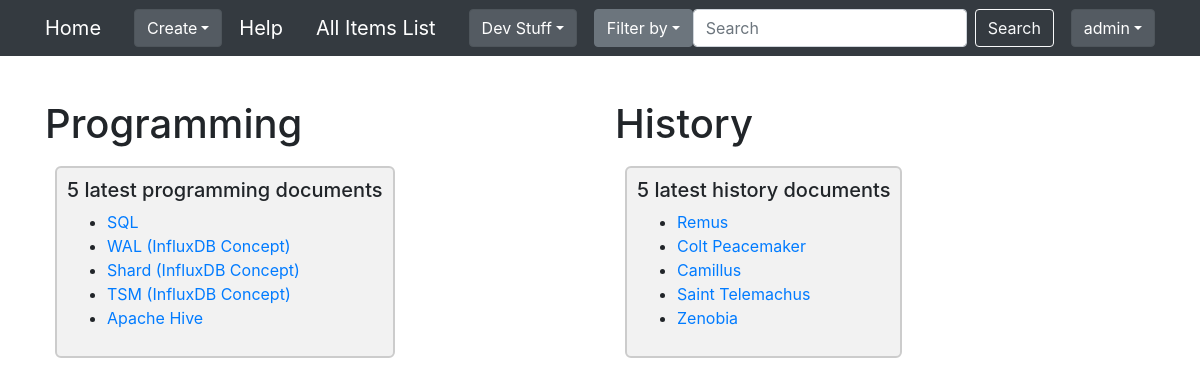
/notesfromxml/homepagetest/ (signed in), run on an earlier commit of the app's database.
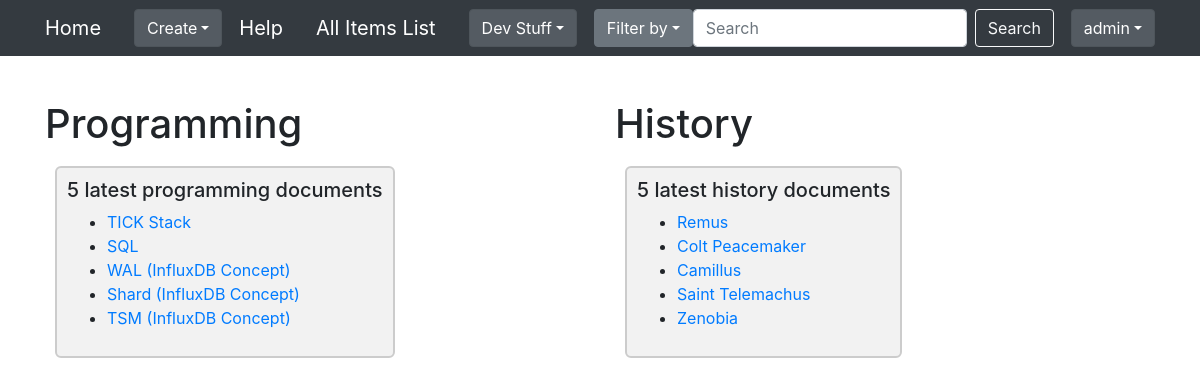
And on a later commit of the database.
### notesfromxml/models.py (models this page shows, shortened)
class Document(models.Model):
    document_name = models.TextField()
    document_text = models.TextField()

### notesfromxml/views.py (the view)
# urls.py: path('homepagetest/', views.display_homepage_test, name='homepage_test'),  # development stuff
@login_required
def display_homepage_test(request):
    latest_programming_documents = Document.objects.filter(tagmap__tag__tag_name='Programming').order_by('-id')[:5]
    latest_history_documents = Document.objects.filter(tagmap__tag__tag_name='History').order_by('-id')[:5]
    return render(request, 'notesfromxml/homepage-test.html',
                  {'latest_programming_docs': latest_programming_documents,
                   'latest_history_docs': latest_history_documents})

### notesfromxml/templates/notesfromxml/homepage-test.html (shortened to what this page needs)
{% extends 'notesfromxml/base.html' %}
{% load static %}
{%  block head_css_page %}
    <link rel="stylesheet" type="text/css" href="{% static 'notesfromxml/css/homepage-test.css' %}" />
 {% endblock head_css_page %}
{% block content %}
    <div class="container">
        <div class="row">
            <div class="col">
                <section>
                    <h1>Programming</h1>
                    <div class="latest-docs">
                        {% if latest_programming_docs %}
                            <h5>5 latest programming documents</h5>
                            <ul>
                                {% for doc in latest_programming_docs %}
                                    <li><a href="{% url 'notesfromxml:display_doc' doc.document_name %}">{{ doc.document_name }}</a></li>
                                {% endfor %}
                            </ul>
                        {% endif %}
                    </div>
                </section>
            </div>
            <div class="col">
                <section>
                    <h1>History</h1>
                    <div class="latest-docs">
                        {% if latest_history_docs %}
                            <h5>5 latest history documents</h5>
                            <ul>
                                {% for doc in latest_history_docs %}
                                    <li><a href="{% url 'notesfromxml:display_doc' doc.document_name %}">{{ doc.document_name }}</a></li>
                                {% endfor %}
                            </ul>
                        {% endif %}
                    </div>
                </section>
            </div>
        </div>
    </div>
{% endblock content %}

What changed in the data, as far as the page shows it:
no longer on this page (row unchanged): Document: document_name "Apache Hive", shown under "5 latest programming documents"
added Document: document_name "TICK Stack", shown under "5 latest programming documents"
